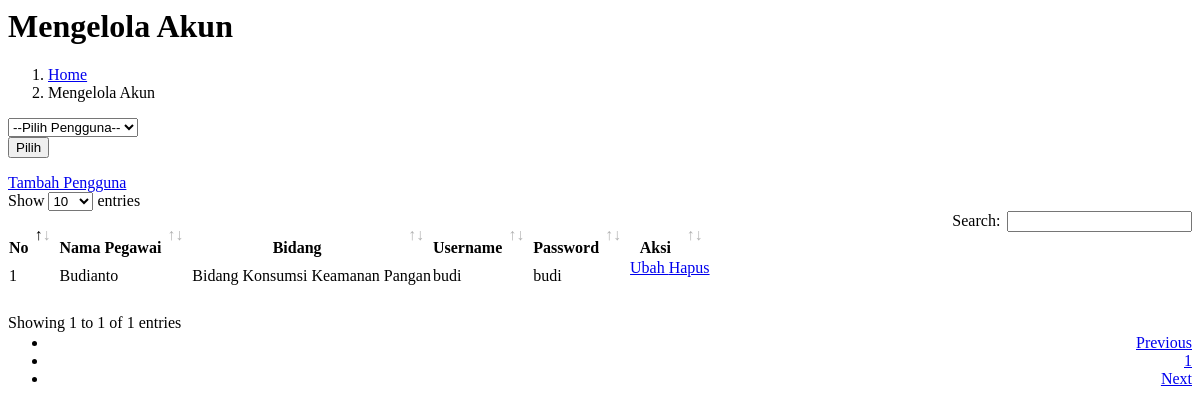
Page /pages/admin/penggunaread.php on the committed database.
### tables this page shows
CREATE TABLE `tbl_pegawai` (
  `id` int(11) NOT NULL,
  `nama` varchar(100) NOT NULL,
  `id_bidang` int(11) NOT NULL,
  `username` varchar(100) NOT NULL,
  `password` varchar(100) NOT NULL
);

CREATE TABLE `tbl_bidang` (
  `id` int(11) NOT NULL,
  `nama_bidang` varchar(255) NOT NULL
);

### pages/admin/penggunaread.php (the view, shortened to what this page needs)
<?php include_once "partials/cssdatatables.php" ?>
<div class="content-header">
    <div class="container-fluid">
        <div class="row mb-2">
            <div class="col-sm-6">
                <h1 class="m-0 text-white">Mengelola Akun</h1>
            </div>
            <div class="col-sm-6">
                <ol class="breadcrumb float-sm-right">
                    <li class="breadcrumb-item">
                        <a href="?page=home"> Home</a>
                    </li>
                    <li class="breadcrumb-item text-light">Mengelola Akun</li>
                </ol>
            </div>
        </div>
    </div>
</div>
<div class="content">
    <div class="card">
        <div class="card-header">
            <form method="post">
                <div class="row">
                    <div class="col">
                        <select class="form-control" name="user" id="user">
                            <option>--Pilih Pengguna--</option>
                        </select>
                    </div>
                    <div class="col">
                        <button type="submit" name="pilih" class="btn btn-info btn-md">Pilih</button>
                    </div>
                </div>
            </form>
            <a href="?page=penggunacreate" class="btn btn-success btn-sm float-left mt-3">
                <i class="fa fa-plus-circle"></i> Tambah Pengguna
            </a>
        </div>
        <div class="card-body">
            <table id="mytable" class="table table-bordered table-hover">
                <thead>
                    <tr>
                        <th>No</th>
                        <th>Nama Pegawai</th>
                        <th>Bidang</th>
                        <th>Username</th>
                        <th>Password</th>
                        <th>Aksi</th>
                    </tr>
                </thead>
                <tbody>
                    <?php
                    $database = new Database();
                    $db = $database->getConnection();
                    if (isset($_POST['pilih'])) {
                        $tbl = $_POST['user'];
                        if ($tbl == 'tbl_pegawai') {
                            $selectSQL = "SELECT p.*, b.nama_bidang FROM tbl_pegawai p, tbl_bidang b WHERE p.id_bidang = b.id";
                        } else {
                            $selectSQL = "SELECT * FROM $tbl";
                        }
                    } else {
                        $selectSQL = "SELECT p.*, b.nama_bidang FROM tbl_pegawai p, tbl_bidang b WHERE p.id_bidang = b.id";
                    }
                    $stmt = $db->prepare($selectSQL);
                    $stmt->execute();
                    $no = 1;
                    while ($row = $stmt->fetch(PDO::FETCH_ASSOC)) {
                    ?>
                        <?php if (isset($_POST['pilih'])) { ?>
                            <?php if ($tbl == 'tbl_admin') { ?>
                                <tr>
                                    <td><?php echo $no++ ?></td>
                                    <td><?php echo $row['nama'] ?></td>
                                    <td></td>
                                    <td><?php echo $row['username'] ?></td>
                                    <td><?php echo $row['password'] ?></td>
                                    <td align="center">
                                        <form action="" method="POST">
                                            <input type="hidden" name="id" value="<?php echo $row['id'] ?>">
                                            <a href="?page=penggunaupdate&id=<?php echo $row['id'] ?>&user=admin" class="btn btn-primary btn-sm">
                                                <i class="fa fa-edit"></i> Ubah
                                            </a>
                                            <a href="?page=penggunadelete&id=<?php echo $row['id'] ?>&user=admin" class="btn btn-danger btn-sm" onClick="javascript: return confirm('Konfirmasi data akan dihapus?');">
                                                <i class="fa fa-trash"></i> Hapus
                                            </a>
                                    </td>
                                </tr>
                            <?php } else if ($tbl == 'tbl_kepala_dinas') { ?>
                                <tr>
                                    <td><?php echo $no++ ?></td>
                                    <td><?php echo $row['nama'] ?></td>
                                    <td></td>
                                    <td><?php echo $row['username'] ?></td>
                                    <td><?php echo $row['password'] ?></td>
                                    <td align="center">
                                        <form action="" method="POST">
                                            <input type="hidden" name="id" value="<?php echo $row['id'] ?>">
                                            <a href="?page=penggunaupdate&id=<?php echo $row['id'] ?>&user=kadis" class="btn btn-primary btn-sm">
                                                <i class="fa fa-edit"></i> Ubah
                                            </a>
                                            <a href="?page=penggunadelete&id=<?php echo $row['id'] ?>&user=kadis" class="btn btn-danger btn-sm" onClick="javascript: return confirm('Konfirmasi data akan dihapus?');">
                                                <i class="fa fa-trash"></i> Hapus
                                            </a>
                                    </td>
                                </tr>
                            <?php } else if ($tbl == 'tbl_pegawai') { ?>
                                <tr>
                                    <td><?php echo $no++ ?></td>
                                    <td><?php echo $row['nama'] ?></td>
                                    <td><?php echo $row['nama_bidang'] ?></td>
                                    <td><?php echo $row['username'] ?></td>
                                    <td><?php echo $row['password'] ?></td>
                                    <td align="center">
                                        <form action="" method="POST">
                                            <input type="hidden" name="id" value="<?php echo $row['id'] ?>">
                                            <a href="?page=penggunaupdate&id=<?php echo $row['id'] ?>&user=pegawai" class="btn btn-primary btn-sm">
                                                <i class="fa fa-edit"></i> Ubah
                                            </a>
                                            <a href="?page=penggunadelete&id=<?php echo $row['id'] ?>&user=pegawai" class="btn btn-danger btn-sm" onClick="javascript: return confirm('Konfirmasi data akan dihapus?');">
                                                <i class="fa fa-trash"></i> Hapus
                                            </a>
                                    </td>
                                </tr>
                            <?php } ?>
                        <?php } else { ?>
                            <tr>
                                <td><?php echo $no++ ?></td>
                                <td><?php echo $row['nama'] ?></td>
                                <td><?php echo $row['nama_bidang'] ?></td>
                                <td><?php echo $row['username'] ?></td>
                                <td><?php echo $row['password'] ?></td>
                                <td align="center">
                                    <form action="" method="POST">
                                        <a href="?page=penggunaupdate&id=<?php echo $row['id'] ?>&user=pegawai" class="btn btn-primary btn-sm">
                                            <i class="fa fa-edit"></i> Ubah
                                        </a>
                                        <a href="?page=penggunadelete&id=<?php echo $row['id'] ?>&user=pegawai" class="btn btn-danger btn-sm" onClick="javascript: return confirm('Konfirmasi data akan dihapus?');">
                                            <i class="fa fa-trash"></i> Hapus
                                        </a>
                                </td>
                            </tr>
                        <?php } ?>
                    <?php
                    }
                    ?>
                </tbody>
            </table>
        </div>
    </div>
</div>

### rows in the picture
tbl_pegawai: nama "Budianto", id_bidang.nama_bidang "Bidang Konsumsi Keamanan Pangan", username "budi", password "budi"
